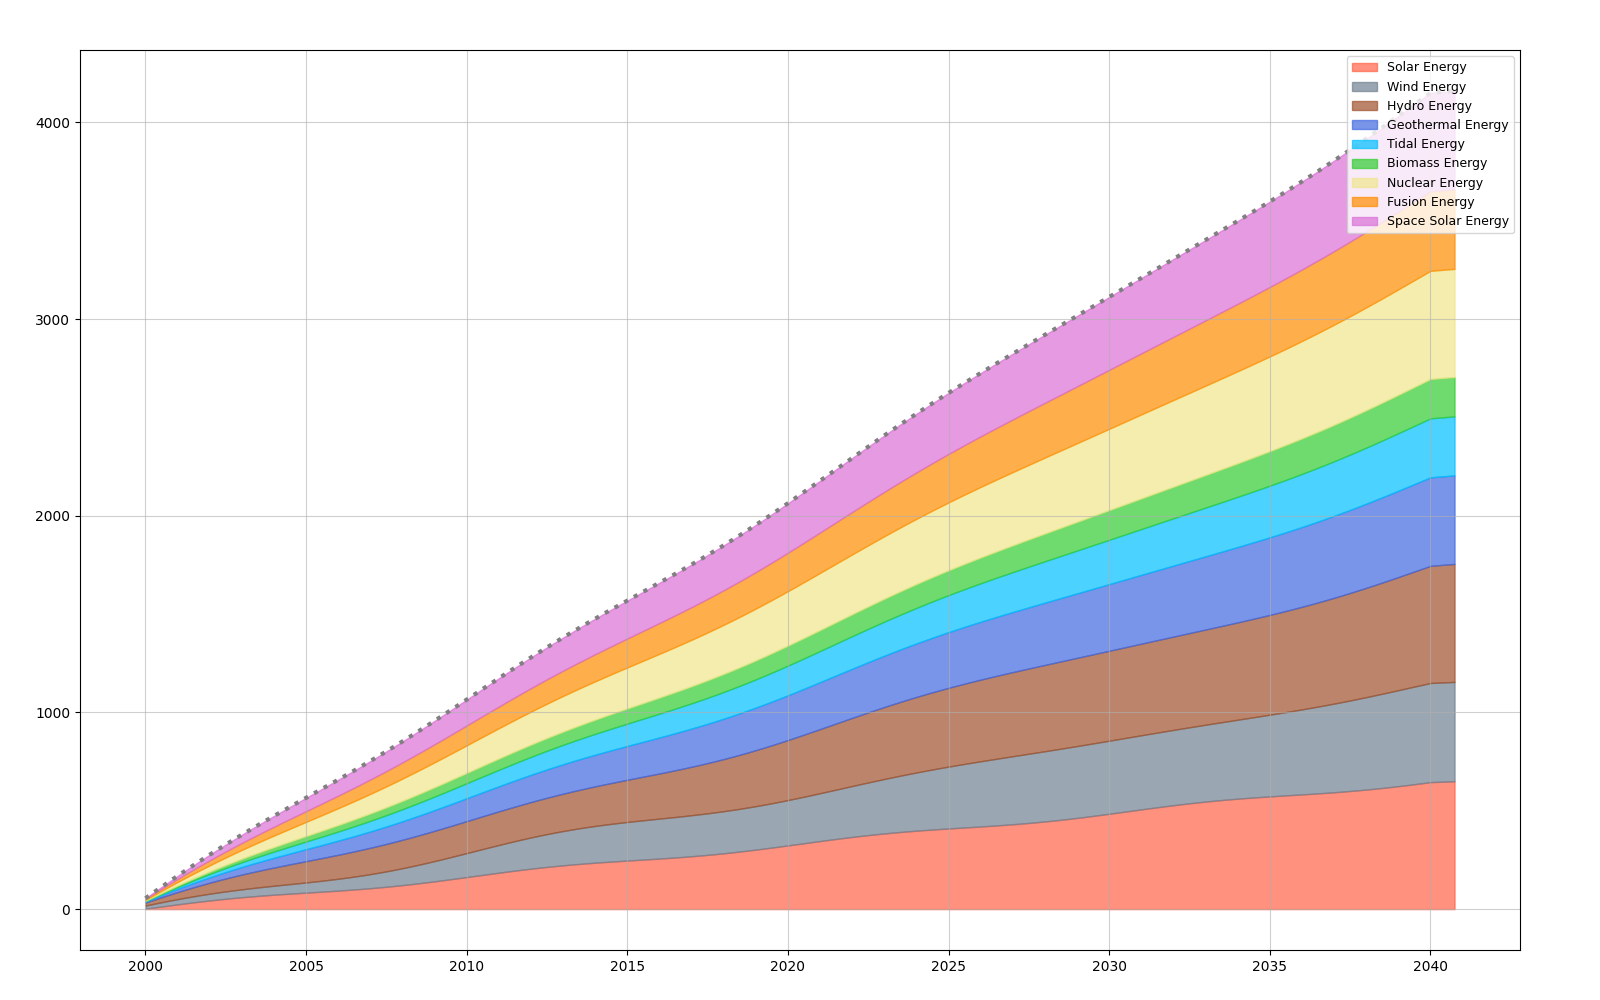

Python code for this plot:
import matplotlib.pyplot as plt
import numpy as np

years = np.arange(2000, 2041, 0.25)

solar_energy = np.interp(years, np.arange(2000, 2041), np.linspace(2, 650, 41)) + 10 * np.sin(np.linspace(0, 8 * np.pi, len(years)))
wind_energy = solar_energy + np.interp(years, np.arange(2000, 2041), np.linspace(1, 490, 41)) + 15 * np.cos(np.linspace(0, 6 * np.pi, len(years)))
hydro_energy = wind_energy + np.interp(years, np.arange(2000, 2041), np.linspace(15, 600, 41)) + 20 * np.sin(np.linspace(0, 4 * np.pi, len(years)))
geothermal_energy = hydro_energy + np.interp(years, np.arange(2000, 2041), np.linspace(5, 450, 41))
tidal_energy = geothermal_energy + np.interp(years, np.arange(2000, 2041), np.linspace(2, 300, 41))
biomass_energy = tidal_energy + np.interp(years, np.arange(2000, 2041), np.linspace(3, 200, 41))
nuclear_energy = biomass_energy + np.interp(years, np.arange(2000, 2041), np.linspace(4, 550, 41))

fusion_energy = nuclear_energy + np.interp(years, np.arange(2000, 2041), np.linspace(1, 400, 41)) + 5 * np.cos(np.linspace(0, 2 * np.pi, len(years)))
space_solar_energy = fusion_energy + np.interp(years, np.arange(2000, 2041), np.linspace(2, 500, 41)) + 5 * np.sin(np.linspace(0, 2 * np.pi, len(years)))

fig, ax = plt.subplots(figsize=(16, 10))

ax.fill_between(years, solar_energy, color='tomato', alpha=0.7, label='Solar Energy')
ax.fill_between(years, solar_energy, wind_energy, color='slategrey', alpha=0.7, label='Wind Energy')
ax.fill_between(years, wind_energy, hydro_energy, color='sienna', alpha=0.7, label='Hydro Energy')
ax.fill_between(years, hydro_energy, geothermal_energy, color='royalblue', alpha=0.7, label='Geothermal Energy')
ax.fill_between(years, geothermal_energy, tidal_energy, color='deepSkyBlue', alpha=0.7, label='Tidal Energy')
ax.fill_between(years, tidal_energy, biomass_energy, color='limegreen', alpha=0.7, label='Biomass Energy')
ax.fill_between(years, biomass_energy, nuclear_energy, color='khaki', alpha=0.7, label='Nuclear Energy')
ax.fill_between(years, nuclear_energy, fusion_energy, color='darkorange', alpha=0.7, label='Fusion Energy')
ax.fill_between(years, fusion_energy, space_solar_energy, color='orchid', alpha=0.7, label='Space Solar Energy')

ax.grid(linestyle='-', alpha=0.6)
ax.plot(years, space_solar_energy, color='grey', linestyle=':', linewidth=3)

ax.legend(loc='upper right', fontsize=9)

plt.subplots_adjust(left=0.05, right=0.95, top=0.95, bottom=0.05)
plt.show()
